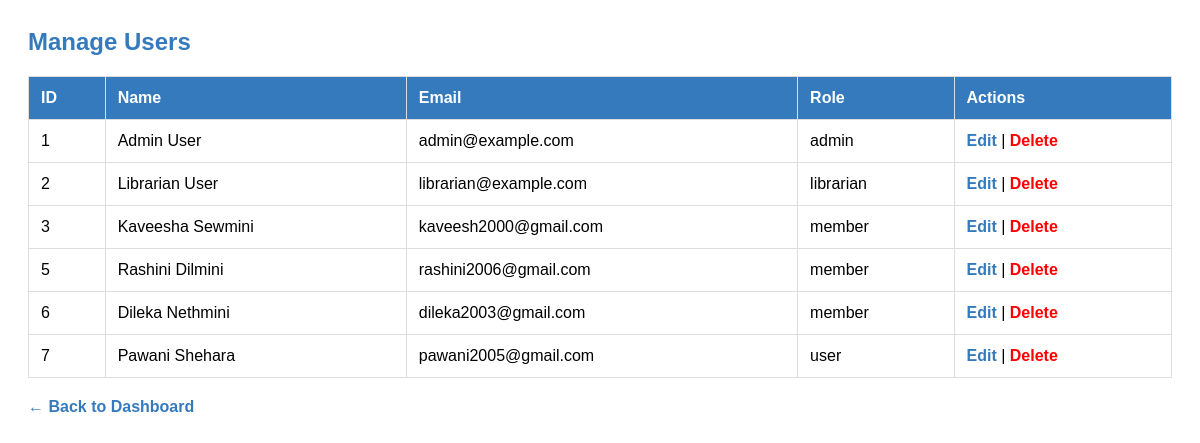
/admin/manage_users.php (signed in), run on the app's committed database.
### tables this page shows
CREATE TABLE IF NOT EXISTS `users` (
  `id` int NOT NULL AUTO_INCREMENT,
  `name` varchar(100) NOT NULL,
  `email` varchar(150) NOT NULL,
  `password` varchar(255) NOT NULL,
  `role` varchar(50) NOT NULL DEFAULT 'member',
  `status` enum('active','inactive') NOT NULL DEFAULT 'active',
  PRIMARY KEY (`id`),
  UNIQUE KEY `email` (`email`)
);

### admin/manage_users.php (the view, shortened to what this page needs)
<?php
include '../config/newConnection.php';
$result = $conn->query("SELECT id, name, email, role FROM users ORDER BY id ASC");
?>
<!DOCTYPE html>
<html lang="en">
<head>
</head>
<body>
<h2>Manage Users</h2>
<table>
  <thead>
    <tr>
      <th>ID</th><th>Name</th><th>Email</th><th>Role</th><th>Actions</th>
    </tr>
  </thead>
  <tbody>
    <?php if ($result->num_rows > 0): ?>
      <?php while ($user = $result->fetch_assoc()): ?>
        <tr>
          <td><?php echo $user['id']; ?></td>
          <td><?php echo htmlspecialchars($user['name']); ?></td>
          <td><?php echo htmlspecialchars($user['email']); ?></td>
          <td><?php echo $user['role']; ?></td>
          <td>
            <a href="edit_user.php?id=<?php echo $user['id']; ?>" class="edit">Edit</a> |
            <a href="manage_users.php?delete=<?php echo $user['id']; ?>" class="delete" onclick="return confirm('Are you sure you want to delete this user?');">Delete</a>
          </td>
        </tr>
      <?php endwhile; ?>
    <?php else: ?>
      <tr><td colspan="5">No users found.</td></tr>
    <?php endif; ?>
  </tbody>
</table>
<a href="admin_dashboard.php" class="back-link">&larr; Back to Dashboard</a>
</body>
</html>

### config/newConnection.php (shortened to what this page needs)
<html>
<head>
</head>
<body>
</body>
</html>

### admin/manage_users.php (style rules this page uses)
body { font-family: Arial, sans-serif; padding: 20px; }
h2 { color: #357ABD; }
table { border-collapse: collapse; width: 100%; margin-top: 20px; }
th, td { border: 1px solid #ddd; padding: 12px; text-align: left; }
th { background-color: #357ABD; color: white; }
a.delete { color: red; text-decoration: none; font-weight: bold; }
a.edit { color: #357ABD; text-decoration: none; font-weight: bold; }
.back-link { margin-top: 20px; display: inline-block; color: #357ABD; text-decoration: none; font-weight: 600; }

### data on the page
users: id "1", name "Admin User", email "admin@example.com", role "admin"
users: id "2", name "Librarian User", email "librarian@example.com", role "librarian"
users: id "3", name "Kaveesha Sewmini", email "kaveesh2000@gmail.com", role "member"
users: id "5", name "Rashini Dilmini", email "rashini2006@gmail.com", role "member"
users: id "6", name "Dileka Nethmini", email "dileka2003@gmail.com", role "member"
users: id "7", name "Pawani Shehara", email "pawani2005@gmail.com", role "user"
